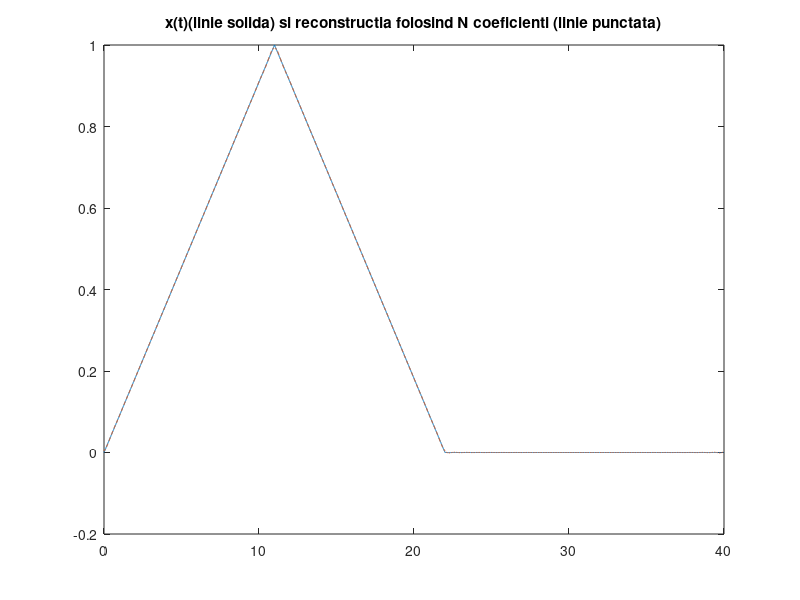
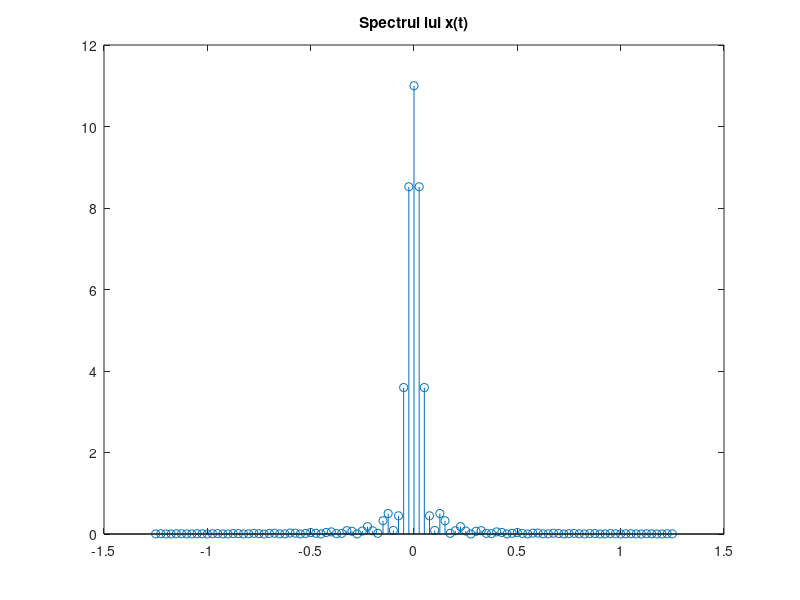

The MATLAB source for these figures, in order:

clc;
clear all;
close all;

% durata =22
D=22;
% perioada=40
P=40;

w0=2*pi/P;
t_T=0:0.01:D;
% sawtooth genereaza un semnal dinte de fierastrau
xTriunghi= sawtooth((pi/11)*t_T,0.5)/2+0.5; 
t = 0:0.01:P-0.01; 
x = zeros(1,length(t)); 

for i = 1: size(t_T,2)-1
x(i) =xTriunghi(i); 
end


%calcularea coeficientilor fourier
for k = -50:50
    xSuma = x;
    xSuma = xSuma.*exp(-j*k*w0*t);
    X(k+51) = trapz(t,xSuma);
end
    
%afisearea lui x original
figure(1);
plot(t,x); 
title('x(t)(linie solida) si reconstructia folosind N coeficienti (linie punctata)');

% reconstruirea semnalului
for i = 1: length(t)
    x_r(i) = 0;
    for k=-50:50
        x_r(i) = x_r(i) + (1/P)*X(k+51)*exp(j*k*w0*t(i)); 
    end
end

%afisarea cu linie punctata
hold on;
plot(t,x_r,'--'); 

% afisarea spectrului
figure(2);
w=-50*w0:w0:50*w0; 
stem(w/(2*pi),abs(X));
title('Spectrul lui x(t)')


